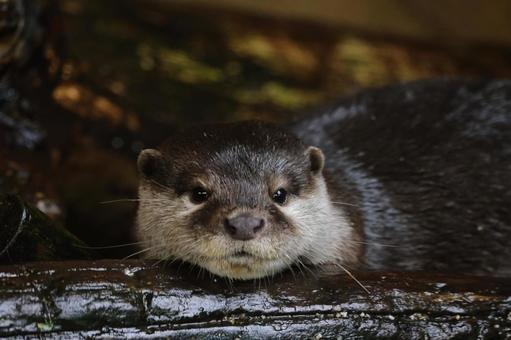
#> input picture chapter07/soodal.jpeg, 511 x 340 px
$ python embossing_filter.py
#> lines starting #> are read from the running program, lines starting #| are printed output that depends on the picture
import numpy as np
import cv2 as cv

# src = cv.imread('rose.bmp', cv.IMREAD_GRAYSCALE)
src = cv.imread('soodal.jpeg',cv.IMREAD_GRAYSCALE)
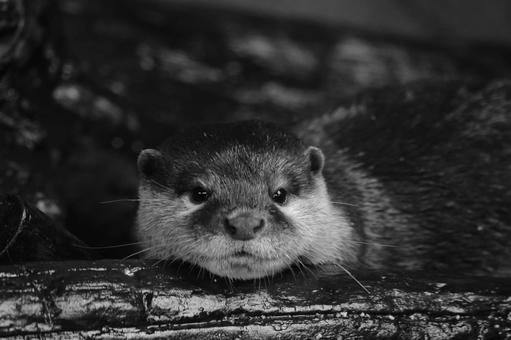
#> src: shape (340, 511); min 0, max 236, mean 47.7

if src is None:
    print('Image load failed')
    exit()

emboss = np.array([[-1, -1, 0],
                   [-1, 0, 1],
                   [0, 1, 1]], np.float32)

dst = cv.filter2D(src, -1, emboss, delta=128) # ddepth = -1 을 지정하게 되면 출력 영상의 깊이는 입력 영상과 같게 설정된다.
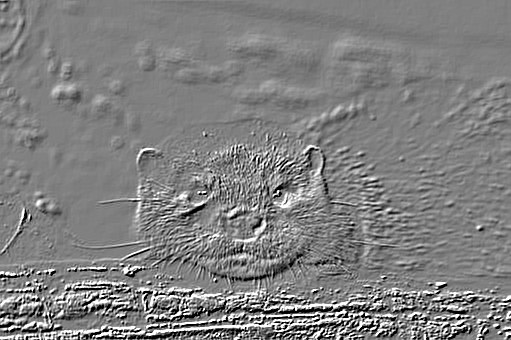
#> dst: shape (340, 511); min 0, max 255, mean 128
# 엠보싱 필터를 구현할 때에는 결과 영상에 128을 더하는 것이 좋음.

cv.imshow('src',src)
cv.imshow('dst',dst)

cv.waitKey()
cv.destroyAllWindows()

$ run again, with chapter07/rose.bmp saved as chapter07/soodal.jpeg
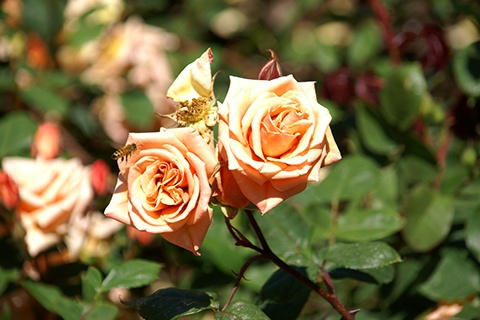
#> input picture chapter07/rose.bmp, 480 x 320 px
#> `src = cv.imread('soodal.jpeg',cv.IMREAD_GRAYSCALE)`:
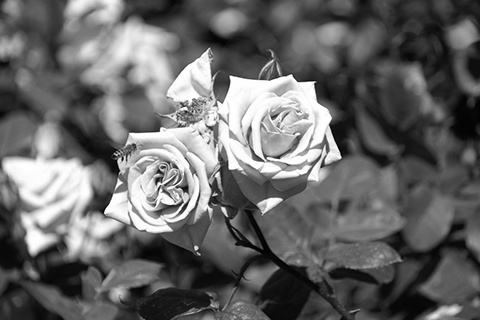
#> src: shape (320, 480); min 0, max 255, mean 102.7
#> `dst = cv.filter2D(src, -1, emboss, delta=128)`:
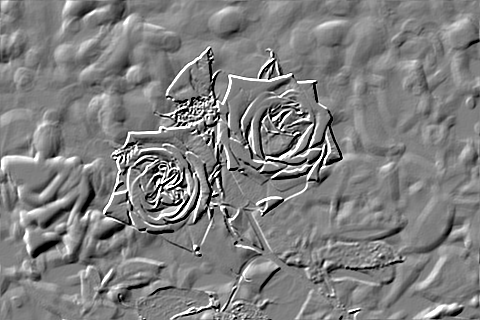
#> dst: shape (320, 480); min 0, max 255, mean 127.2
